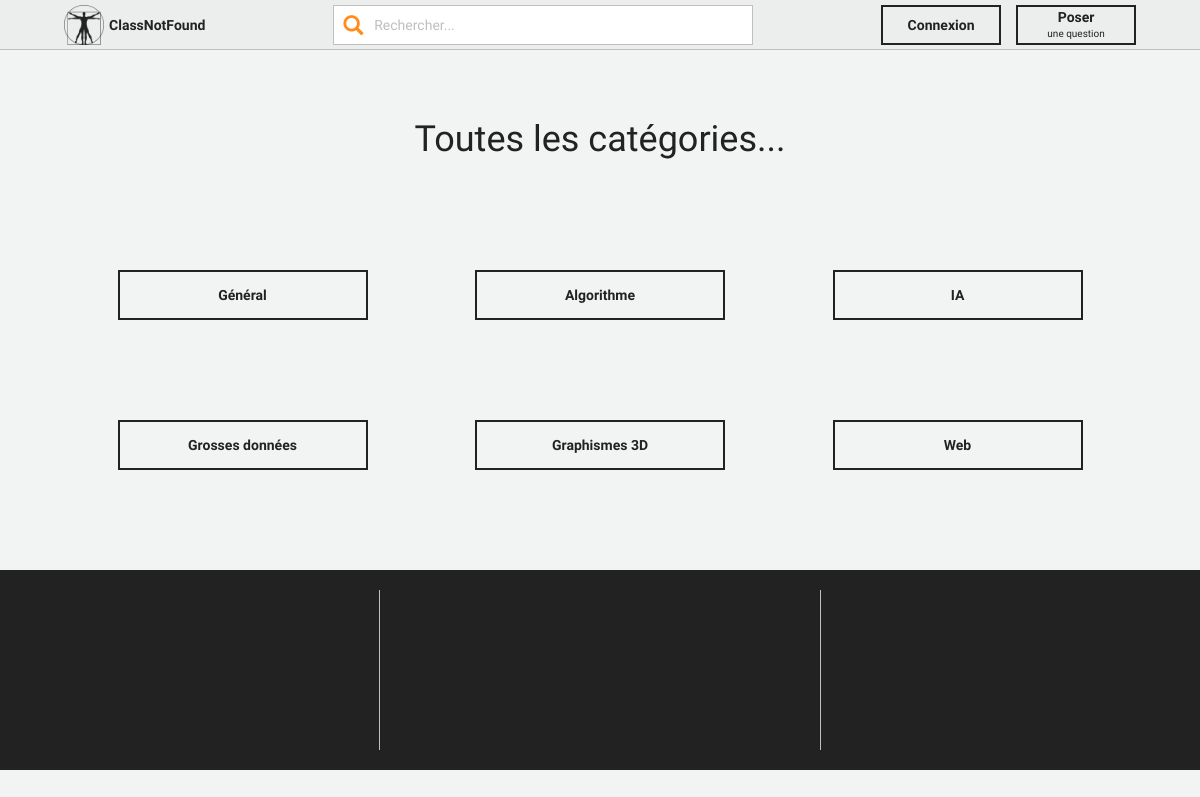
/category/all, run on the app's committed database.
### tables this page shows
CREATE TABLE `categories` (
  `category_id` int(11) NOT NULL,
  `name` varchar(255) NOT NULL,
  `link_referer` varchar(255) DEFAULT NULL
);

### models/classes/Db.class.php (called while the page is built, shortened)
<?php
	class Db {
		private $_db;
		private function __construct() {
			$ini_array = parse_ini_file(PATH_MODELS."config.ini", true);
			$config['host'] = $ini_array['db']['host'];
			$config['dbname'] = $ini_array['db']['name'];
			$config['user'] = $ini_array['db']['user'];
			$config['pass'] = $ini_array['db']['passwd'];
			$pdo_options = array(PDO::ATTR_ERRMODE => PDO::ERRMODE_EXCEPTION,
				PDO::MYSQL_ATTR_INIT_COMMAND => 'SET NAMES utf8');
			try {
				$this->_db = new PDO('mysql:host='.$config['host'].';dbname='.$config['dbname'], $config['user'], $config['pass'], $pdo_options);
			} catch (Exception $e) {
				exit('Error : '.$e->getMessage());
			}
		}
		public function getCategories() {
			$request = $this->_db->prepare("SELECT * FROM class_not_found.categories cat ORDER BY cat.category_id");
			$request->execute();
			$cats = $request->fetchAll();
			return $cats;
		}
	}

### views/categories.php (the view)
<div id="categories-display">
	<h1>Toutes les catégories...</h1>
	<div class="categories">
		<?php
			foreach ($categories as $key => $value) {
				echo '<button class="category">';
					echo '<a href="/category/'.$value['link_referer'].'">'.$value['name'].'</a>';
				echo '</button>';
			}
		?>
	</div>
</div>

### views/css/menu.css (style rules this page uses)
body { padding: 0; padding-top: 50px; margin: 0; outline: 0 !important; font-family: 'Comfortaa', cursive !important; background: #F2F3F3 !important; user-select: none; }

### views/css/category.css (style rules this page uses)
#categories-display, #questions-display { padding: 50px 5%; color: #222222; width: 100%; display: flex; flex-direction: column; align-items: center; justify-content: center; }
#categories-display .categories { margin-top: 50px; display: flex; flex-wrap: wrap; justify-content: space-evenly; }
#categories-display .categories .category { background: none; border: 2px #222222 solid; height: 50px; width: 250px; transition: 0.5s ease; font-weight: bold; outline: none; margin: 50px; }
#categories-display .categories .category a { color: #222222 !important; transition: 0.5s ease; text-decoration: none; }

### data on the page
categories: name "Général"
categories: name "Algorithme"
categories: name "IA"
categories: name "Grosses données"
categories: name "Graphismes 3D"
categories: name "Web"
